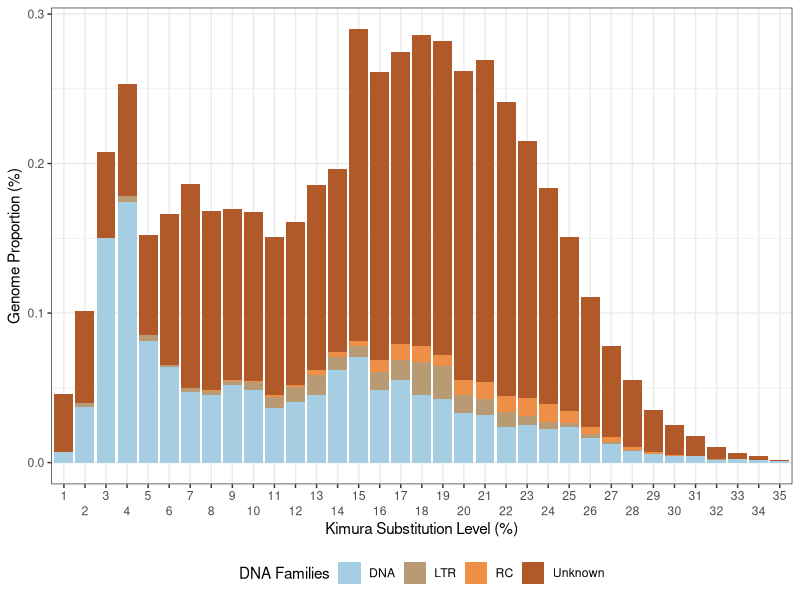
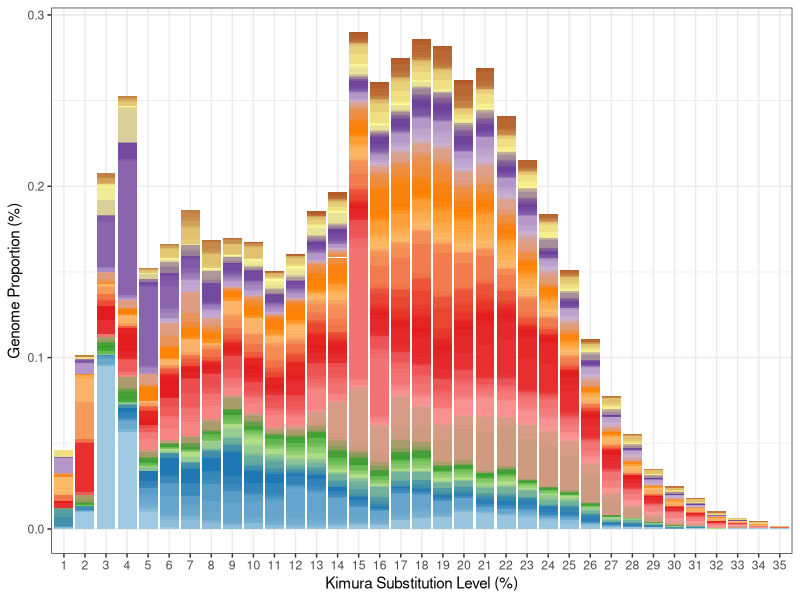
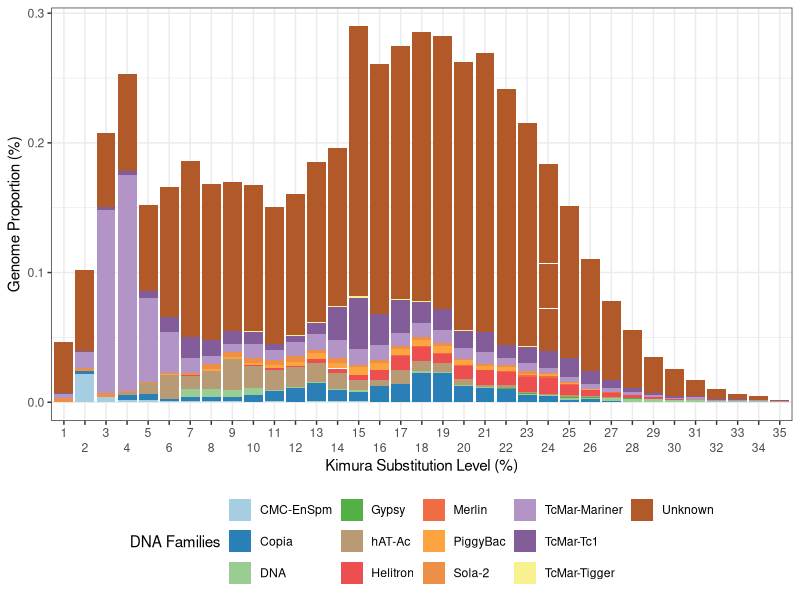
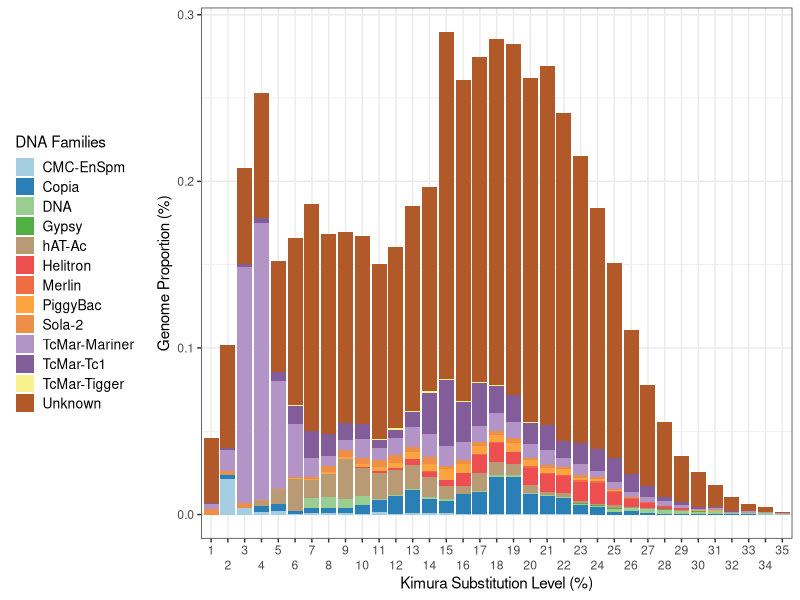
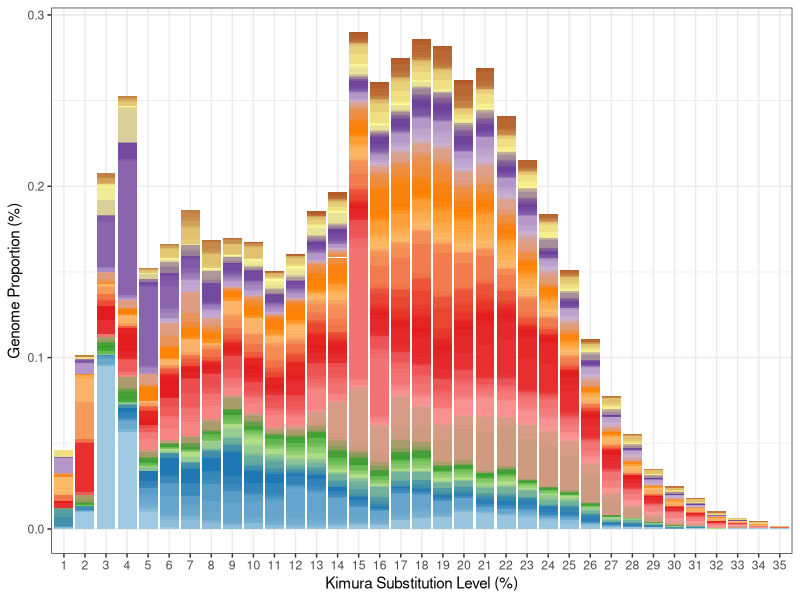
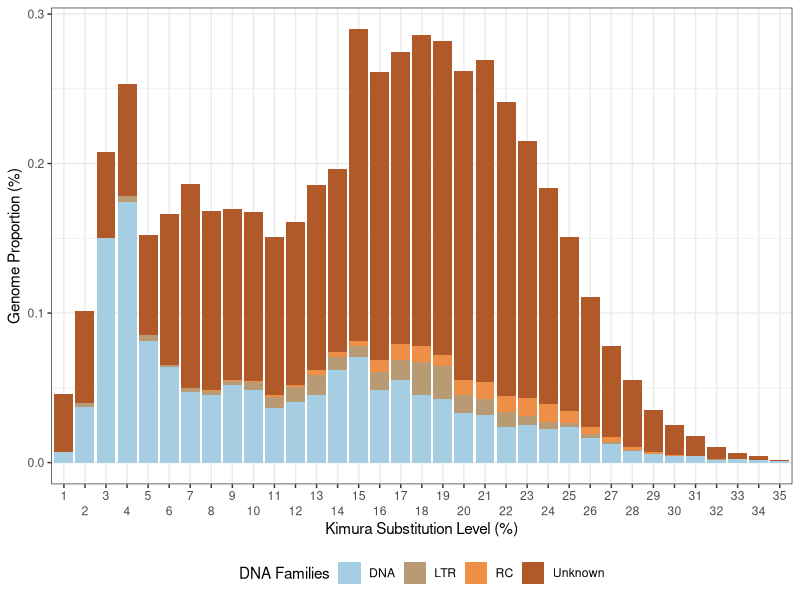
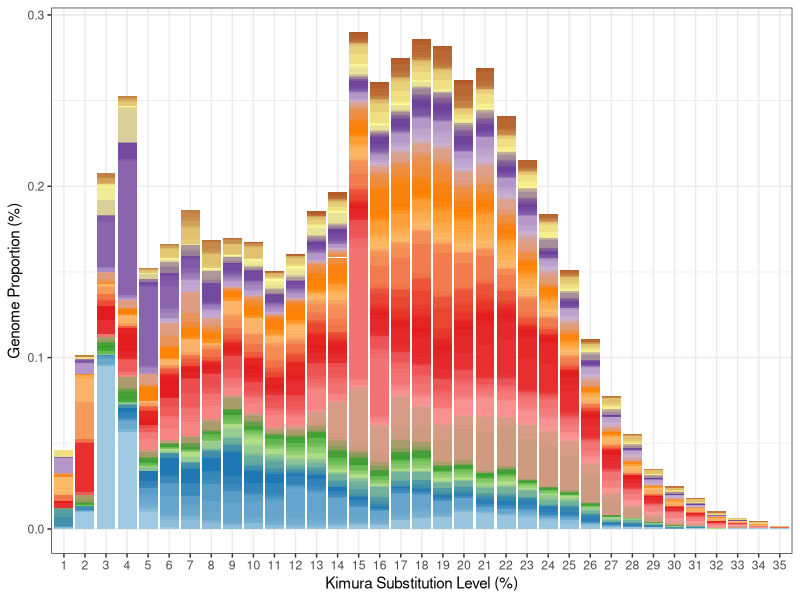
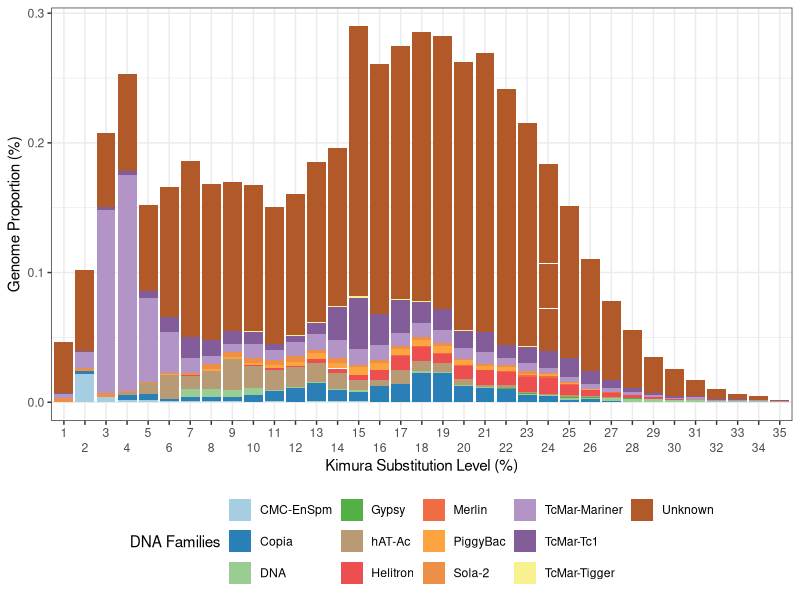

The R script that drew these images, in order:
library(data.table)
library(ggplot2)
library("RColorBrewer")
library(plyr)
library(reshape2)

setwd("/home/ubuntu/honeybee/kimura/Dfam3.5_RB_masker")
ce_rfam <- fread("Amel_HAv3.1_genomic.fna.align.landscape.Div.Rfam.tab")
ce_rname <- fread("Amel_HAv3.1_genomic.fna.align.landscape.Div.Rname.tab")
ce_rclass <- fread("Amel_HAv3.1_genomic.fna.align.landscape.Div.Rclass.tab")

names(ce_rclass) <- c("Class", c(1:(ncol(ce_rclass)-1)))
names(ce_rname) <- c("Name", "Class", "SubClass", c(1:(ncol(ce_rname)-3)))
names(ce_rfam) <- c("Class", "Family", c(1:(ncol(ce_rfam)-2)))

ce_rclass <- melt(ce_rclass, measure.vars=c(2:ncol(ce_rclass)), variable.name = "Divergence")
ce_rname <- melt(ce_rname, measure.vars=c(4:ncol(ce_rname)), variable.name = "Divergence")
ce_rfam <- melt(ce_rfam, measure.vars=c(3:ncol(ce_rfam)), variable.name = "Divergence")

ce_rclass$value <- ce_rclass$value/225250884*100
ce_rname$value <- ce_rname$value/225250884*100
ce_rfam$value <- ce_rfam$value/225250884*100

setDT(ce_rclass)
setDT(ce_rname)
setDT(ce_rfam)
ce_rclass <- ce_rclass[value > 0 & Divergence %in% c(1:35)]
ce_rname <- ce_rname[value > 0 & Divergence %in% c(1:35)]
ce_rfam <- ce_rfam[value > 0 & Divergence %in% c(1:35)]

# 
colourCount = length(unique(ce_rclass$Class))
palette_rclass <- colorRampPalette(brewer.pal(12, "Paired"))(colourCount)

rclass_plot <- ggplot(data=ce_rclass, aes(x=Divergence, y=value, fill=Class))+
  geom_bar(stat="identity", position = position_stack(reverse = TRUE)) +
  scale_fill_manual(name="DNA Families", values = palette_rclass) + 
  labs(x="Kimura Substitution Level (%)", y="Genome Proportion (%)") +
  theme_bw() +
  theme(legend.position = "bottom")+
  guides(x = guide_axis(n.dodge = 2))
rclass_plot
ggsave("rep_class.png", plot = rclass_plot, device = "png", dpi = 700) 

colourCount = length(unique(ce_rname$Name))
palette_rname <- colorRampPalette(brewer.pal(12, "Paired"))(colourCount)
puk <- ce_rname[(ce_rname$Divergence == 3 | ce_rname$Divergence == 2 | 
                  ce_rname$Divergence == 1) & ce_rname$value > 0.001, ]
rname_plot <- ggplot(data=ce_rname, aes(x=Divergence, y=value, fill=Name))+
  geom_bar(stat="identity", position = position_stack(reverse = TRUE)) +
  scale_fill_manual(name="DNA Families", values = palette_rname) + 
  labs(x="Kimura Substitution Level (%)", y="Genome Proportion (%)") +
  theme_bw() +
  theme(legend.position = "none")
rname_plot
ggsave("rep_name.png", plot = rname_plot, device = "png") 

colourCount = length(unique(ce_rname$SubClass))
palette_rSubClass <- colorRampPalette(brewer.pal(12, "Paired"))(colourCount)

rSubClass_plot <- ggplot(data=ce_rname, aes(x=Divergence, y=value, fill=SubClass))+
  geom_bar(stat="identity", position = position_stack(reverse = TRUE)) +
  scale_fill_manual(name="DNA Families", values = palette_rSubClass) + 
  labs(x="Kimura Substitution Level (%)", y="Genome Proportion (%)") +
  theme_bw()+
  theme(legend.position = "bottom")+
  guides(x = guide_axis(n.dodge = 2))
rSubClass_plot
ggsave("rep_SubClass.png", plot = rSubClass_plot, device = "png", dpi = 700) 


colourCount = length(unique(ce_rfam$Family))
palette_rfam <- colorRampPalette(brewer.pal(12, "Paired"))(colourCount)

rfam_plot <- ggplot(data=ce_rfam, aes(x=Divergence, y=value, fill=Family))+
  geom_bar(stat="identity", position = position_stack(reverse = TRUE)) +
  scale_fill_manual(name="DNA Families", values = palette_rfam) + 
  labs(x="Kimura Substitution Level (%)", y="Genome Proportion (%)") +
  theme_bw() +
  theme(legend.position = "left", legend.key.size = unit(0.5, 'cm'),
        legend.text = element_text(size=10)) +
  guides(x = guide_axis(n.dodge = 2))
rfam_plot
ggsave("rep_Families.png", plot = rfam_plot, device = "png", dpi = 700) 

rname_plot
